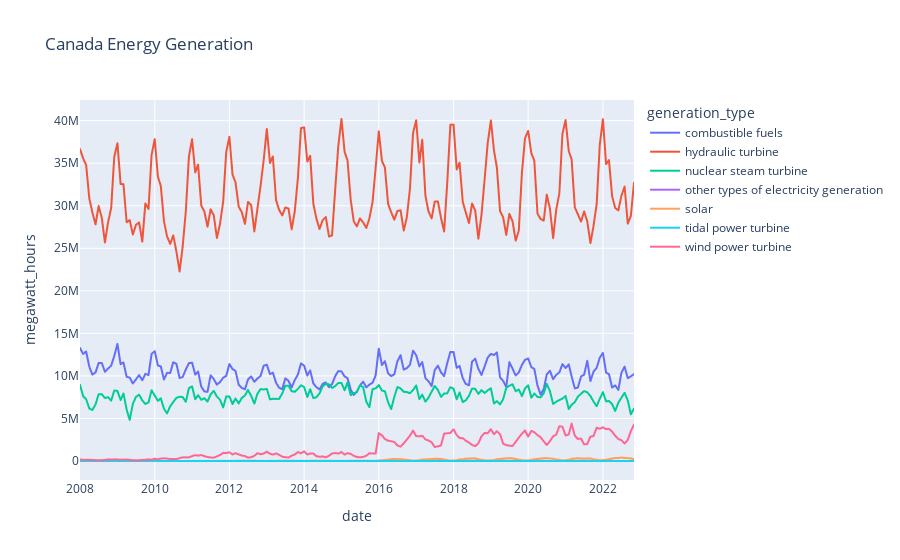
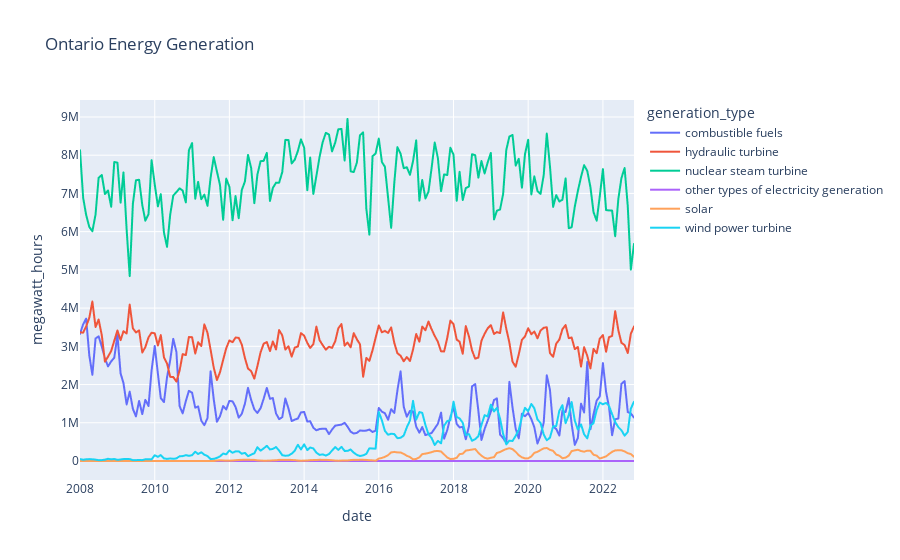
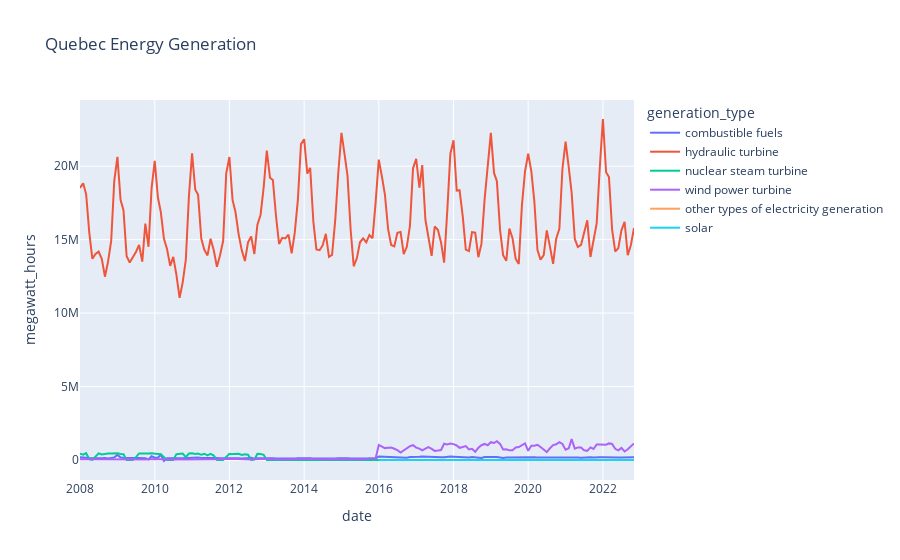
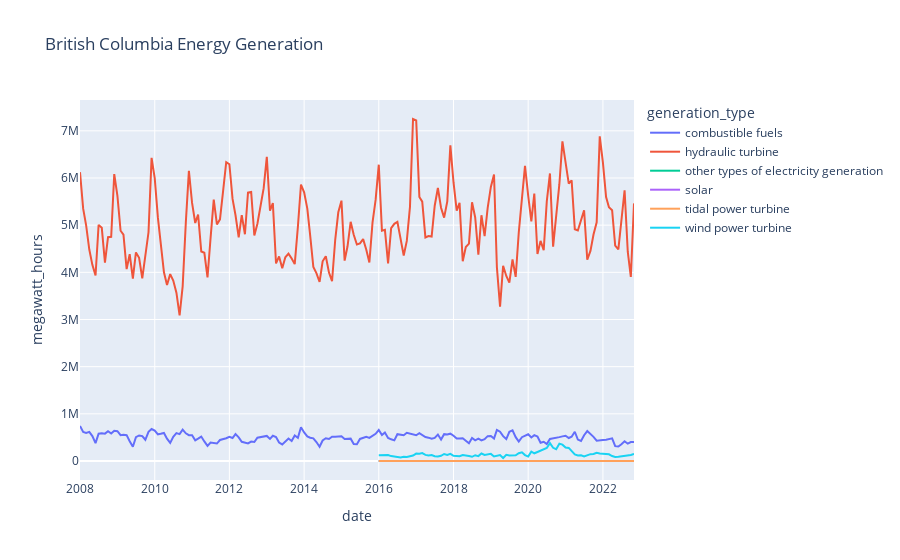

Source (notebook cell) for these figures, in order:
### Code cell
import pandas as pd

import pandas as pd
import plotly.express as px

# Read the CSV file
df = pd.read_csv(r'data\raw\canada_energy.csv')

# Display the first few rows of the dataframe
print(df.head())

df_canada = df.groupby(['date', 'generation_type'], as_index=False)['megawatt_hours'].sum()

fig = px.line(df_canada, x='date', y='megawatt_hours', color='generation_type', title='Canada Energy Generation')
fig.show()

# do this for all the provinces
df_on = df[df['province'] == 'Ontario']
df_on = df_on.groupby(['date', 'generation_type'], as_index=False)['megawatt_hours'].sum()

fig = px.line(df_on, x='date', y='megawatt_hours', color='generation_type', title='Ontario Energy Generation')
fig.show()

df_qc = df[df['province'] == 'Quebec']
df_qc = df_qc.groupby(['date', 'generation_type'], as_index=False)['megawatt_hours'].sum()

fig = px.line(df_qc, x='date', y='megawatt_hours', color='generation_type', title='Quebec Energy Generation')
fig.show()

df_bc = df[df['province'] == 'British Columbia']
df_bc = df_bc.groupby(['date', 'generation_type'], as_index=False)['megawatt_hours'].sum()

fig = px.line(df_bc, x='date', y='megawatt_hours', color='generation_type', title='British Columbia Energy Generation')
fig.show()

df_ab = df[df['province'] == 'Alberta']
df_ab = df_ab.groupby(['date', 'generation_type'], as_index=False)['megawatt_hours'].sum()

fig = px.line(df_ab, x='date', y='megawatt_hours', color='generation_type', title='Alberta Energy Generation')
fig.show()

df_sk = df[df['province'] == 'Saskatchewan']
df_sk = df_sk.groupby(['date', 'generation_type'], as_index=False)['megawatt_hours'].sum()

fig = px.line(df_sk, x='date', y='megawatt_hours', color='generation_type', title='Saskatchewan Energy Generation')
fig.show()

df_mb = df[df['province'] == 'Manitoba']
df_mb = df_mb.groupby(['date', 'generation_type'], as_index=False)['megawatt_hours'].sum()

fig = px.line(df_mb, x='date', y='megawatt_hours', color='generation_type', title='Manitoba Energy Generation')
fig.show()

df_nb = df[df['province'] == 'New Brunswick']
df_nb = df_nb.groupby(['date', 'generation_type'], as_index=False)['megawatt_hours'].sum()

fig = px.line(df_nb, x='date', y='megawatt_hours', color='generation_type', title='New Brunswick Energy Generation')
fig.show()

df_ns = df[df['province'] == 'Nova Scotia']
df_ns = df_ns.groupby(['date', 'generation_type'], as_index=False)['megawatt_hours'].sum()

fig = px.line(df_ns, x='date', y='megawatt_hours', color='generation_type', title='Nova Scotia Energy Generation')
fig.show()

df_pe = df[df['province'] == 'Prince Edward Island']
df_pe = df_pe.groupby(['date', 'generation_type'], as_index=False)['megawatt_hours'].sum()

fig = px.line(df_pe, x='date', y='megawatt_hours', color='generation_type', title='Prince Edward Island Energy Generation')
fig.show()

df_nl = df[df['province'] == 'Newfoundland and Labrador']
df_nl = df_nl.groupby(['date', 'generation_type'], as_index=False)['megawatt_hours'].sum()

fig = px.line(df_nl, x='date', y='megawatt_hours', color='generation_type', title='Newfoundland and Labrador Energy Generation')
fig.show()

df_nt = df[df['province'] == 'Northwest Territories']
df_nt = df_nt.groupby(['date', 'generation_type'], as_index=False)['megawatt_hours'].sum()

fig = px.line(df_nt, x='date', y='megawatt_hours', color='generation_type', title='Northwest Territories Energy Generation')
fig.show()

df_yt = df[df['province'] == 'Yukon']
df_yt = df_yt.groupby(['date', 'generation_type'], as_index=False)['megawatt_hours'].sum()

fig = px.line(df_yt, x='date', y='megawatt_hours', color='generation_type', title='Yukon Energy Generation')
fig.show()

df_nu = df[df['province'] == 'Nunavut']
df_nu = df_nu.groupby(['date', 'generation_type'], as_index=False)['megawatt_hours'].sum()

fig = px.line(df_nu, x='date', y='megawatt_hours', color='generation_type', title='Nunavut Energy Generation')
fig.show()

#make csv files for each province
df_canada.to_csv(r'data\processed\canada_energy.csv', index=False)
df_on.to_csv(r'data\processed\ontario_energy.csv', index=False)
df_qc.to_csv(r'data\processed\quebec_energy.csv', index=False)
df_bc.to_csv(r'data\processed\british_columbia_energy.csv', index=False)
df_ab.to_csv(r'data\processed\alberta_energy.csv', index=False)
df_sk.to_csv(r'data\processed\saskatchewan_energy.csv', index=False)
df_mb.to_csv(r'data\processed\manitoba_energy.csv', index=False)
df_nb.to_csv(r'data\processed\new_brunswick_energy.csv', index=False)
df_ns.to_csv(r'data\processed\nova_scotia_energy.csv', index=False)
df_pe.to_csv(r'data\processed\prince_edward_island_energy.csv', index=False)
df_nl.to_csv(r'data\processed\newfoundland_and_labrador_energy.csv', index=False)
df_nt.to_csv(r'data\processed\northwest_territories_energy.csv', index=False)
df_yt.to_csv(r'data\processed\yukon_energy.csv', index=False)
df_nu.to_csv(r'data\processed\nunavut_energy.csv', index=False)

### Figure 1 — Plotly figure (JSON) as saved in the notebook; plotly's stock layout.template omitted (floating-point values rounded to 4 significant figures; data arrays with more than 128 entries replaced by an {"elided": "..."} marker saying what was removed)
{"data": [{"hovertemplate": "generation_type=combustible fuels<br>date=%{x}<br>megawatt_hours=%{y}<extra></extra>", "legendgroup": "combustible fuels", "line": {"color": "#636efa", "dash": "solid"}, "marker": {"symbol": "circle"}, "mode": "lines", "name": "combustible fuels", "showlegend": true, "type": "scattergl", "x": {"elided": "179 str values"}, "xaxis": "x", "y": {"elided": "179 int values"}, "yaxis": "y"}, {"hovertemplate": "generation_type=hydraulic turbine<br>date=%{x}<br>megawatt_hours=%{y}<extra></extra>", "legendgroup": "hydraulic turbine", "line": {"color": "#EF553B", "dash": "solid"}, "marker": {"symbol": "circle"}, "mode": "lines", "name": "hydraulic turbine", "showlegend": true, "type": "scattergl", "x": {"elided": "179 str values"}, "xaxis": "x", "y": {"elided": "179 int values"}, "yaxis": "y"}, {"hovertemplate": "generation_type=nuclear steam turbine<br>date=%{x}<br>megawatt_hours=%{y}<extra></extra>", "legendgroup": "nuclear steam turbine", "line": {"color": "#00cc96", "dash": "solid"}, "marker": {"symbol": "circle"}, "mode": "lines", "name": "nuclear steam turbine", "showlegend": true, "type": "scattergl", "x": {"elided": "179 str values"}, "xaxis": "x", "y": {"elided": "179 int values"}, "yaxis": "y"}, {"hovertemplate": "generation_type=other types of electricity generation<br>date=%{x}<br>megawatt_hours=%{y}<extra></extra>", "legendgroup": "other types of electricity generation", "line": {"color": "#ab63fa", "dash": "solid"}, "marker": {"symbol": "circle"}, "mode": "lines", "name": "other types of electricity generation", "showlegend": true, "type": "scattergl", "x": {"elided": "179 str values"}, "xaxis": "x", "y": {"elided": "179 int values"}, "yaxis": "y"}, {"hovertemplate": "generation_type=solar<br>date=%{x}<br>megawatt_hours=%{y}<extra></extra>", "legendgroup": "solar", "line": {"color": "#FFA15A", "dash": "solid"}, "marker": {"symbol": "circle"}, "mode": "lines", "name": "solar", "showlegend": true, "type": "scattergl", "x": {"elided": "179 str values"}, "xaxis": "x", "y": {"elided": "179 int values"}, "yaxis": "y"}, {"hovertemplate": "generation_type=tidal power turbine<br>date=%{x}<br>megawatt_hours=%{y}<extra></extra>", "legendgroup": "tidal power turbine", "line": {"color": "#19d3f3", "dash": "solid"}, "marker": {"symbol": "circle"}, "mode": "lines", "name": "tidal power turbine", "showlegend": true, "type": "scattergl", "x": {"elided": "179 str values"}, "xaxis": "x", "y": {"elided": "179 int values"}, "yaxis": "y"}, {"hovertemplate": "generation_type=wind power turbine<br>date=%{x}<br>megawatt_hours=%{y}<extra></extra>", "legendgroup": "wind power turbine", "line": {"color": "#FF6692", "dash": "solid"}, "marker": {"symbol": "circle"}, "mode": "lines", "name": "wind power turbine", "showlegend": true, "type": "scattergl", "x": {"elided": "179 str values"}, "xaxis": "x", "y": {"elided": "179 int values"}, "yaxis": "y"}], "layout": {"legend": {"title": {"text": "generation_type"}, "tracegroupgap": 0}, "title": {"text": "Canada Energy Generation"}, "xaxis": {"anchor": "y", "domain": [0, 1], "title": {"text": "date"}}, "yaxis": {"anchor": "x", "domain": [0, 1], "title": {"text": "megawatt_hours"}}}}

### Figure 2 — Plotly figure (JSON) as saved in the notebook; plotly's stock layout.template omitted (floating-point values rounded to 4 significant figures; data arrays with more than 128 entries replaced by an {"elided": "..."} marker saying what was removed)
{"data": [{"hovertemplate": "generation_type=combustible fuels<br>date=%{x}<br>megawatt_hours=%{y}<extra></extra>", "legendgroup": "combustible fuels", "line": {"color": "#636efa", "dash": "solid"}, "marker": {"symbol": "circle"}, "mode": "lines", "name": "combustible fuels", "showlegend": true, "type": "scattergl", "x": {"elided": "179 str values"}, "xaxis": "x", "y": {"elided": "179 int values"}, "yaxis": "y"}, {"hovertemplate": "generation_type=hydraulic turbine<br>date=%{x}<br>megawatt_hours=%{y}<extra></extra>", "legendgroup": "hydraulic turbine", "line": {"color": "#EF553B", "dash": "solid"}, "marker": {"symbol": "circle"}, "mode": "lines", "name": "hydraulic turbine", "showlegend": true, "type": "scattergl", "x": {"elided": "179 str values"}, "xaxis": "x", "y": {"elided": "179 int values"}, "yaxis": "y"}, {"hovertemplate": "generation_type=nuclear steam turbine<br>date=%{x}<br>megawatt_hours=%{y}<extra></extra>", "legendgroup": "nuclear steam turbine", "line": {"color": "#00cc96", "dash": "solid"}, "marker": {"symbol": "circle"}, "mode": "lines", "name": "nuclear steam turbine", "showlegend": true, "type": "scattergl", "x": {"elided": "179 str values"}, "xaxis": "x", "y": {"elided": "179 int values"}, "yaxis": "y"}, {"hovertemplate": "generation_type=other types of electricity generation<br>date=%{x}<br>megawatt_hours=%{y}<extra></extra>", "legendgroup": "other types of electricity generation", "line": {"color": "#ab63fa", "dash": "solid"}, "marker": {"symbol": "circle"}, "mode": "lines", "name": "other types of electricity generation", "showlegend": true, "type": "scattergl", "x": {"elided": "179 str values"}, "xaxis": "x", "y": {"elided": "179 int values"}, "yaxis": "y"}, {"hovertemplate": "generation_type=solar<br>date=%{x}<br>megawatt_hours=%{y}<extra></extra>", "legendgroup": "solar", "line": {"color": "#FFA15A", "dash": "solid"}, "marker": {"symbol": "circle"}, "mode": "lines", "name": "solar", "showlegend": true, "type": "scattergl", "x": {"elided": "179 str values"}, "xaxis": "x", "y": {"elided": "179 int values"}, "yaxis": "y"}, {"hovertemplate": "generation_type=wind power turbine<br>date=%{x}<br>megawatt_hours=%{y}<extra></extra>", "legendgroup": "wind power turbine", "line": {"color": "#19d3f3", "dash": "solid"}, "marker": {"symbol": "circle"}, "mode": "lines", "name": "wind power turbine", "showlegend": true, "type": "scattergl", "x": {"elided": "179 str values"}, "xaxis": "x", "y": {"elided": "179 int values"}, "yaxis": "y"}], "layout": {"legend": {"title": {"text": "generation_type"}, "tracegroupgap": 0}, "title": {"text": "Ontario Energy Generation"}, "xaxis": {"anchor": "y", "domain": [0, 1], "title": {"text": "date"}}, "yaxis": {"anchor": "x", "domain": [0, 1], "title": {"text": "megawatt_hours"}}}}

### Figure 3 — Plotly figure (JSON) as saved in the notebook; plotly's stock layout.template omitted (floating-point values rounded to 4 significant figures; data arrays with more than 128 entries replaced by an {"elided": "..."} marker saying what was removed)
{"data": [{"hovertemplate": "generation_type=combustible fuels<br>date=%{x}<br>megawatt_hours=%{y}<extra></extra>", "legendgroup": "combustible fuels", "line": {"color": "#636efa", "dash": "solid"}, "marker": {"symbol": "circle"}, "mode": "lines", "name": "combustible fuels", "orientation": "v", "showlegend": true, "type": "scatter", "x": {"elided": "179 str values"}, "xaxis": "x", "y": {"elided": "179 int values"}, "yaxis": "y"}, {"hovertemplate": "generation_type=hydraulic turbine<br>date=%{x}<br>megawatt_hours=%{y}<extra></extra>", "legendgroup": "hydraulic turbine", "line": {"color": "#EF553B", "dash": "solid"}, "marker": {"symbol": "circle"}, "mode": "lines", "name": "hydraulic turbine", "orientation": "v", "showlegend": true, "type": "scatter", "x": {"elided": "179 str values"}, "xaxis": "x", "y": {"elided": "179 int values"}, "yaxis": "y"}, {"hovertemplate": "generation_type=nuclear steam turbine<br>date=%{x}<br>megawatt_hours=%{y}<extra></extra>", "legendgroup": "nuclear steam turbine", "line": {"color": "#00cc96", "dash": "solid"}, "marker": {"symbol": "circle"}, "mode": "lines", "name": "nuclear steam turbine", "orientation": "v", "showlegend": true, "type": "scatter", "x": {"elided": "179 str values"}, "xaxis": "x", "y": {"elided": "179 int values"}, "yaxis": "y"}, {"hovertemplate": "generation_type=wind power turbine<br>date=%{x}<br>megawatt_hours=%{y}<extra></extra>", "legendgroup": "wind power turbine", "line": {"color": "#ab63fa", "dash": "solid"}, "marker": {"symbol": "circle"}, "mode": "lines", "name": "wind power turbine", "orientation": "v", "showlegend": true, "type": "scatter", "x": {"elided": "179 str values"}, "xaxis": "x", "y": {"elided": "179 int values"}, "yaxis": "y"}, {"hovertemplate": "generation_type=other types of electricity generation<br>date=%{x}<br>megawatt_hours=%{y}<extra></extra>", "legendgroup": "other types of electricity generation", "line": {"color": "#FFA15A", "dash": "solid"}, "marker": {"symbol": "circle"}, "mode": "lines", "name": "other types of electricity generation", "orientation": "v", "showlegend": true, "type": "scatter", "x": ["2016-01", "2016-02", "2016-03", "2016-04", "2016-05", "2016-06", "2016-07", "2016-08", "2016-09", "2016-10", "2016-11", "2016-12", "2017-01", "2017-02", "2017-03", "2017-04", "2017-05", "2017-06", "2017-07", "2017-08", "2017-09", "2017-10", "2017-11", "2017-12", "2018-01", "2018-02", "2018-03", "2018-04", "2018-05", "2018-06", "2018-07", "2018-08", "2018-09", "2018-10", "2018-11", "2018-12", "2019-01", "2019-02", "2019-03", "2019-04", "2019-05", "2019-06", "2019-07", "2019-08", "2019-09", "2019-10", "2019-11", "2019-12", "2020-01", "2020-02", "2020-03", "2020-04", "2020-05", "2020-06", "2020-07", "2020-08", "2020-09", "2020-10", "2020-11", "2020-12", "2021-01", "2021-02", "2021-03", "2021-04", "2021-05", "2021-06", "2021-07", "2021-08", "2021-09", "2021-10", "2021-11", "2021-12", "2022-01", "2022-02", "2022-03", "2022-04", "2022-05", "2022-06", "2022-07", "2022-08", "2022-09", "2022-10", "2022-11"], "xaxis": "x", "y": [0, 0, 0, 0, 0, 0, 0, 0, 0, 0, 0, 0, 0, 0, 0, 0, 0, 0, 0, 0, 0, 0, 0, 0, 0, 0, 0, 0, 0, 0, 0, 0, 0, 0, 0, 0, 0, 0, 0, 0, 0, 0, 0, 0, 0, 0, 0, 0, 0, 0, 0, 0, 0, 0, 0, 0, 0, 0, 0, 0, 0, 0, 0, 0, 0, 0, 0, 0, 0, 0, 0, 0, 0, 0, 0, 0, 0, 0, 0, 0, 0, 0, 0], "yaxis": "y"}, {"hovertemplate": "generation_type=solar<br>date=%{x}<br>megawatt_hours=%{y}<extra></extra>", "legendgroup": "solar", "line": {"color": "#19d3f3", "dash": "solid"}, "marker": {"symbol": "circle"}, "mode": "lines", "name": "solar", "orientation": "v", "showlegend": true, "type": "scatter", "x": ["2016-01", "2016-02", "2016-03", "2016-04", "2016-05", "2016-06", "2016-07", "2016-08", "2016-09", "2016-10", "2016-11", "2016-12", "2017-01", "2017-02", "2017-03", "2017-04", "2017-05", "2017-06", "2017-07", "2017-08", "2017-09", "2017-10", "2017-11", "2017-12", "2018-01", "2018-02", "2018-03", "2018-04", "2018-05", "2018-06", "2018-07", "2018-08", "2018-09", "2018-10", "2018-11", "2018-12", "2019-01", "2019-02", "2019-03", "2019-04", "2019-05", "2019-06", "2019-07", "2019-08", "2019-09", "2019-10", "2019-11", "2019-12", "2020-01", "2020-02", "2020-03", "2020-04", "2020-05", "2020-06", "2020-07", "2020-08", "2020-09", "2020-10", "2020-11", "2020-12", "2021-01", "2021-02", "2021-03", "2021-04", "2021-05", "2021-06", "2021-07", "2021-08", "2021-09", "2021-10", "2021-11", "2021-12", "2022-01", "2022-02", "2022-03", "2022-04", "2022-05", "2022-06", "2022-07", "2022-08", "2022-09", "2022-10", "2022-11"], "xaxis": "x", "y": [60, 88, 115, 152, 171, 178, 183, 167, 151, 105, 66, 52, 58, 87, 116, 135, 154, 161, 171, 160, 153, 106, 64, 44, 63, 90, 113, 134, 187, 187, 197, 164, 167, 109, 60, 42, 67, 60, 120, 127, 142, 168, 187, 173, 132, 104, 51, 48, 41, 79, 108, 144, 165, 194, 184, 166, 139, 84, 78, 45, 51, 68, 113, 135, 145, 156, 1340, 1172, 187, 106, 309, 262, 202, 691, 1171, 1471, 1946, 1519, 2170, 1680, 1212, 1222, 691], "yaxis": "y"}], "layout": {"legend": {"title": {"text": "generation_type"}, "tracegroupgap": 0}, "title": {"text": "Quebec Energy Generation"}, "xaxis": {"anchor": "y", "domain": [0, 1], "title": {"text": "date"}}, "yaxis": {"anchor": "x", "domain": [0, 1], "title": {"text": "megawatt_hours"}}}}

### Figure 4 — Plotly figure (JSON) as saved in the notebook; plotly's stock layout.template omitted (floating-point values rounded to 4 significant figures; data arrays with more than 128 entries replaced by an {"elided": "..."} marker saying what was removed)
{"data": [{"hovertemplate": "generation_type=combustible fuels<br>date=%{x}<br>megawatt_hours=%{y}<extra></extra>", "legendgroup": "combustible fuels", "line": {"color": "#636efa", "dash": "solid"}, "marker": {"symbol": "circle"}, "mode": "lines", "name": "combustible fuels", "orientation": "v", "showlegend": true, "type": "scatter", "x": {"elided": "179 str values"}, "xaxis": "x", "y": {"elided": "179 int values"}, "yaxis": "y"}, {"hovertemplate": "generation_type=hydraulic turbine<br>date=%{x}<br>megawatt_hours=%{y}<extra></extra>", "legendgroup": "hydraulic turbine", "line": {"color": "#EF553B", "dash": "solid"}, "marker": {"symbol": "circle"}, "mode": "lines", "name": "hydraulic turbine", "orientation": "v", "showlegend": true, "type": "scatter", "x": {"elided": "179 str values"}, "xaxis": "x", "y": {"elided": "179 int values"}, "yaxis": "y"}, {"hovertemplate": "generation_type=other types of electricity generation<br>date=%{x}<br>megawatt_hours=%{y}<extra></extra>", "legendgroup": "other types of electricity generation", "line": {"color": "#00cc96", "dash": "solid"}, "marker": {"symbol": "circle"}, "mode": "lines", "name": "other types of electricity generation", "orientation": "v", "showlegend": true, "type": "scatter", "x": ["2016-01", "2016-02", "2016-03", "2016-04", "2016-05", "2016-06", "2016-07", "2016-08", "2016-09", "2016-10", "2016-11", "2016-12", "2017-01", "2017-02", "2017-03", "2017-04", "2017-05", "2017-06", "2017-07", "2017-08", "2017-09", "2017-10", "2017-11", "2017-12", "2018-01", "2018-02", "2018-03", "2018-04", "2018-05", "2018-06", "2018-07", "2018-08", "2018-09", "2018-10", "2018-11", "2018-12", "2019-01", "2019-02", "2019-03", "2019-04", "2019-05", "2019-06", "2019-07", "2019-08", "2019-09", "2019-10", "2019-11", "2019-12", "2020-01", "2020-02", "2020-03", "2020-04", "2020-05", "2020-06", "2020-07", "2020-08", "2020-09", "2020-10", "2020-11", "2020-12", "2021-01", "2021-02", "2021-03", "2021-04", "2021-05", "2021-06", "2021-07", "2021-08", "2021-09", "2021-10", "2021-11", "2021-12", "2022-01", "2022-02", "2022-03", "2022-04", "2022-05", "2022-06", "2022-07", "2022-08", "2022-09", "2022-10", "2022-11"], "xaxis": "x", "y": [0, 0, 0, 0, 0, 0, 0, 0, 0, 0, 0, 0, 0, 0, 0, 0, 0, 0, 0, 0, 0, 0, 0, 0, 0, 0, 0, 0, 0, 0, 0, 0, 0, 0, 0, 0, 0, 0, 0, 0, 0, 0, 0, 0, 0, 0, 0, 0, 0, 0, 0, 0, 0, 0, 0, 0, 0, 0, 0, 0, 0, 0, 0, 0, 0, 0, 0, 0, 0, 0, 0, 0, 0, 0, 0, 0, 0, 0, 0, 0, 0, 0, 0], "yaxis": "y"}, {"hovertemplate": "generation_type=solar<br>date=%{x}<br>megawatt_hours=%{y}<extra></extra>", "legendgroup": "solar", "line": {"color": "#ab63fa", "dash": "solid"}, "marker": {"symbol": "circle"}, "mode": "lines", "name": "solar", "orientation": "v", "showlegend": true, "type": "scatter", "x": ["2016-01", "2016-02", "2016-03", "2016-04", "2016-05", "2016-06", "2016-07", "2016-08", "2016-09", "2016-10", "2016-11", "2016-12", "2017-01", "2017-02", "2017-03", "2017-04", "2017-05", "2017-06", "2017-07", "2017-08", "2017-09", "2017-10", "2017-11", "2017-12", "2018-01", "2018-02", "2018-03", "2018-04", "2018-05", "2018-06", "2018-07", "2018-08", "2018-09", "2018-10", "2018-11", "2018-12", "2019-01", "2019-02", "2019-03", "2019-04", "2019-05", "2019-06", "2019-07", "2019-08", "2019-09", "2019-10", "2019-11", "2019-12", "2020-01", "2020-02", "2020-03", "2020-04", "2020-05", "2020-06", "2020-07", "2020-08", "2020-09", "2020-10", "2020-11", "2020-12", "2021-01", "2021-02", "2021-03", "2021-04", "2021-05", "2021-06", "2021-07", "2021-08", "2021-09", "2021-10", "2021-11", "2021-12", "2022-01", "2022-02", "2022-03", "2022-04", "2022-05", "2022-06", "2022-07", "2022-08", "2022-09", "2022-10", "2022-11"], "xaxis": "x", "y": [0, 0, 0, 0, 0, 0, 0, 0, 0, 0, 0, 0, 0, 0, 0, 0, 0, 0, 0, 0, 0, 0, 0, 0, 68, 84, 109, 136, 183, 200, 218, 190, 175, 117, 51, 27, 44, 74, 108, 137, 163, 190, 210, 206, 170, 112, 58, 32, 54, 79, 102, 140, 218, 243, 265, 230, 191, 114, 78, 56, 58, 92, 434, 535, 688, 491, 559, 446, 386, 315, 178, 134, 150, 254, 411, 509, 489, 546, 630, 1208, 438, 413, 132], "yaxis": "y"}, {"hovertemplate": "generation_type=tidal power turbine<br>date=%{x}<br>megawatt_hours=%{y}<extra></extra>", "legendgroup": "tidal power turbine", "line": {"color": "#FFA15A", "dash": "solid"}, "marker": {"symbol": "circle"}, "mode": "lines", "name": "tidal power turbine", "orientation": "v", "showlegend": true, "type": "scatter", "x": ["2016-01", "2016-02", "2016-03", "2016-04", "2016-05", "2016-06", "2016-07", "2016-08", "2016-09", "2016-10", "2016-11", "2016-12", "2017-01", "2017-02", "2017-03", "2017-04", "2017-05", "2017-06", "2017-07", "2017-08", "2017-09", "2017-10", "2017-11", "2017-12", "2018-01", "2018-02", "2018-03", "2018-04", "2018-05", "2018-06", "2018-07", "2018-08", "2018-09", "2018-10", "2018-11", "2018-12", "2019-01", "2019-02", "2019-03", "2019-04", "2019-05", "2019-06", "2019-07", "2019-08", "2019-09", "2019-10", "2019-11", "2019-12", "2020-01", "2020-02", "2020-03", "2020-04", "2020-05", "2020-06", "2020-07", "2020-08", "2020-09", "2020-10", "2020-11", "2020-12", "2021-01", "2021-02", "2021-03", "2021-04", "2021-05", "2021-06", "2021-07", "2021-08", "2021-09", "2021-10", "2021-11", "2021-12", "2022-01", "2022-02", "2022-03", "2022-04", "2022-05", "2022-06", "2022-07", "2022-08", "2022-09", "2022-10", "2022-11"], "xaxis": "x", "y": [0, 0, 0, 0, 0, 0, 0, 0, 0, 0, 0, 0, 0, 0, 0, 0, 0, 0, 0, 0, 0, 0, 0, 0, 0, 0, 0, 0, 0, 0, 0, 0, 0, 0, 0, 0, 0, 0, 0, 0, 0, 0, 0, 0, 0, 0, 0, 0, 0, 0, 0, 0, 0, 0, 0, 0, 0, 0, 0, 0, 0, 0, 0, 0, 0, 0, 0, 0, 0, 0, 0, 0, 0, 0, 0, 0, 0, 0, 0, 0, 0, 0, 0], "yaxis": "y"}, {"hovertemplate": "generation_type=wind power turbine<br>date=%{x}<br>megawatt_hours=%{y}<extra></extra>", "legendgroup": "wind power turbine", "line": {"color": "#19d3f3", "dash": "solid"}, "marker": {"symbol": "circle"}, "mode": "lines", "name": "wind power turbine", "orientation": "v", "showlegend": true, "type": "scatter", "x": ["2016-01", "2016-02", "2016-03", "2016-04", "2016-05", "2016-06", "2016-07", "2016-08", "2016-09", "2016-10", "2016-11", "2016-12", "2017-01", "2017-02", "2017-03", "2017-04", "2017-05", "2017-06", "2017-07", "2017-08", "2017-09", "2017-10", "2017-11", "2017-12", "2018-01", "2018-02", "2018-03", "2018-04", "2018-05", "2018-06", "2018-07", "2018-08", "2018-09", "2018-10", "2018-11", "2018-12", "2019-01", "2019-02", "2019-03", "2019-04", "2019-05", "2019-06", "2019-07", "2019-08", "2019-09", "2019-10", "2019-11", "2019-12", "2020-01", "2020-02", "2020-03", "2020-04", "2020-05", "2020-06", "2020-07", "2020-08", "2020-09", "2020-10", "2020-11", "2020-12", "2021-01", "2021-02", "2021-03", "2021-04", "2021-05", "2021-06", "2021-07", "2021-08", "2021-09", "2021-10", "2021-11", "2021-12", "2022-01", "2022-02", "2022-03", "2022-04", "2022-05", "2022-06", "2022-07", "2022-08", "2022-09", "2022-10", "2022-11"], "xaxis": "x", "y": [123453, 129180, 127307, 126091, 104409, 92345, 81740, 76504, 89102, 82855, 100030, 114569, 157765, 153562, 168606, 129500, 118332, 125968, 102076, 97331, 111022, 148540, 129187, 151673, 109544, 111226, 101237, 127336, 120260, 104296, 89414, 122447, 104196, 159646, 128846, 143913, 150996, 96122, 110395, 125657, 63879, 131779, 117363, 113455, 119932, 163672, 184522, 125326, 93616, 199098, 163391, 191208, 215163, 256782, 275176, 378562, 279799, 248920, 366409, 346491, 285972, 277262, 214418, 139362, 116836, 121258, 95927, 121321, 144565, 147688, 173676, 160240, 157971, 147709, 140905, 104958, 87285, 89511, 96993, 101038, 112157, 128037, 152246], "yaxis": "y"}], "layout": {"legend": {"title": {"text": "generation_type"}, "tracegroupgap": 0}, "title": {"text": "British Columbia Energy Generation"}, "xaxis": {"anchor": "y", "domain": [0, 1], "title": {"text": "date"}}, "yaxis": {"anchor": "x", "domain": [0, 1], "title": {"text": "megawatt_hours"}}}}
